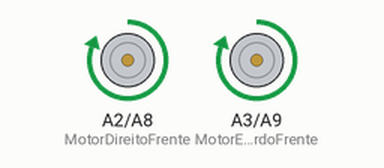
Bench run of a sketch on a simulated Arduino Mega 2560, built with avr-gcc and run on an emulated ATmega2560. Parts: motor-driver pin pairs drawn as motors (green arrow = first pin HIGH = forward, orange = second pin HIGH = backward, longer = more drive).

Above: at 1.0 s.
At 6.5 s:
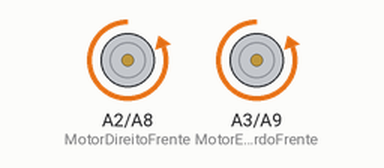
At 11.0 s:
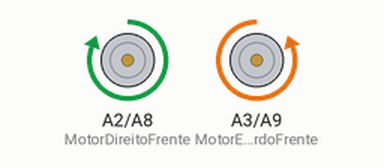
At 17.5 s:
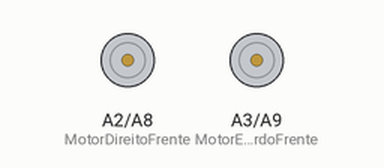
Timing chart, 0 to 18.9 s (numbered marks = the images above):
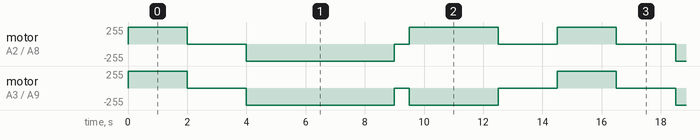

Measured:
- by itself, motor on A2 (MotorDireitoFrente) / A8 (MotorDireitoTras): repeats every 14.5 s: stopped 2.0 s, backward 255/255 5.0 s, stopped 0.50 s, forward 255/255 3.0 s, stopped 2.0 s, forward 255/255 2.0 s
- by itself, motor on A3 (MotorEsquerdoFrente) / A9 (MotorEsquerdoTras): repeats every 14.5 s: stopped 2.0 s, backward 255/255 5.0 s, stopped 0.50 s, backward 255/255 3.0 s, stopped 2.0 s, forward 255/255 2.0 s

The sketch:

jorgieee_test.ino
```cpp
#define MotorDireitoFrente  A2
#define MotorDireitoTras  A8
#define MotorEsquerdoFrente  A3
#define MotorEsquerdoTras  A9

void setup() {
  pinMode(MotorDireitoFrente, OUTPUT);
  pinMode(MotorDireitoTras, OUTPUT);
  pinMode(MotorEsquerdoFrente, OUTPUT);
  pinMode(MotorEsquerdoTras, OUTPUT);
}

void loop() {
   avancar(255);
   delay(2000);
   parar();
   delay(2000);
   voltar(255);
   delay(5000);
   parar();
   delay(500);
   esquerda(255);
   delay(3000);
   parar();
   delay(2000);
}
```

motor.ino
```cpp
void avancar(byte forca)
{
  analogWrite(MotorDireitoFrente, forca);
  analogWrite(MotorDireitoTras, 0);
  analogWrite(MotorEsquerdoFrente, forca);
  analogWrite(MotorEsquerdoTras, 0);
}

void parar()
{
  analogWrite(MotorDireitoFrente, 0);
  analogWrite(MotorDireitoTras, 0);
  analogWrite(MotorEsquerdoFrente, 0);
  analogWrite(MotorEsquerdoTras, 0);
}

void direita(byte forca)
{
    analogWrite(MotorDireitoFrente, 0);
    analogWrite(MotorDireitoTras, forca-125);
    analogWrite(MotorEsquerdoFrente, forca);
    analogWrite(MotorEsquerdoTras, 0);
}

void esquerda(byte forca)
{
  analogWrite(MotorDireitoFrente, forca-100);
  analogWrite(MotorDireitoTras, 0);
  analogWrite(MotorEsquerdoFrente, 0);
  analogWrite(MotorEsquerdoTras, forca);
}

void voltar(byte forca)
{
  analogWrite(MotorDireitoFrente, 0);
  analogWrite(MotorDireitoTras, forca);
  analogWrite(MotorEsquerdoFrente, 0);
  analogWrite(MotorEsquerdoTras, forca);
}
```
